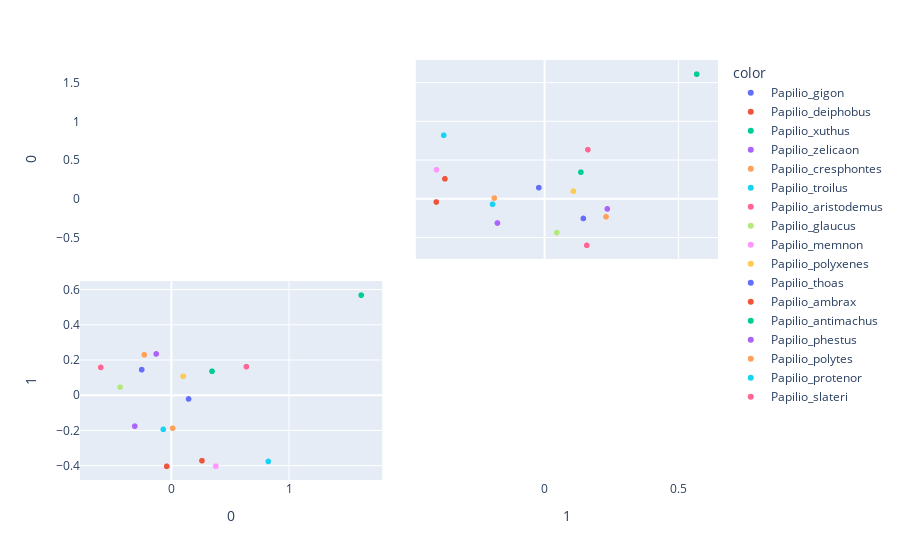

The notebook cell saved with this chart:
### Code cell
def phylo_PCA(tree, data):
    # Get phylogenetic covariance matrix
    C = generate_C(tree)
    n = C.shape[0]
    # Get estimated ancestral values
    # a = [(1^T · C^{-1} · 1)^{-1} · 1^T · C^{-1} · X]^T
    ones = np.ones((n,1))
    a = (np.linalg.inv(ones.T@np.linalg.inv(C)@ones)@ones.T@np.linalg.inv(C)@data).T
    # Get evolutionary covariance matrix
    # Pp = (n − 1)^{-1} · (X − a^T)^T · C^{-1} · (X − a^T)
    data_cent = (data - a.T)
    P = ((n-1)^(-1))*data_cent.T@np.linalg.inv(C)@data_cent
    # Extract eigenvalues and eigenvectors with SVD
    Up, Sp, Vh = np.linalg.svd(P)
    return Up, Sp, a

def transform_data(features, PCevecs, a):
    # Sp = (X-a) · Up
    centered_features = features - a.T 
    transformed_data = centered_features@PCevecs
    return transformed_data

Ppevecs, Ppevals, a = phylo_PCA(tree, leaf_values)
features = transform_data(leaf_values, Ppevecs, a)

fig = px.scatter_matrix(
    features,
    dimensions=range(2),
    color=my_nodenames_leaves  
)

fig.update_traces(diagonal_visible=False)

fig.show()

### Figure 1 — Plotly figure (JSON) as saved in the notebook; plotly's stock layout.template omitted (floating-point values rounded to 4 significant figures)
{"data": [{"diagonal": {"visible": false}, "dimensions": [{"axis": {"matches": true}, "label": "0", "values": [0.1466]}, {"axis": {"matches": true}, "label": "1", "values": [-0.02028]}], "hovertemplate": "color=Papilio_gigon<br>%{xaxis.title.text}=%{x}<br>%{yaxis.title.text}=%{y}<extra></extra>", "legendgroup": "Papilio_gigon", "marker": {"color": "#636efa", "symbol": "circle"}, "name": "Papilio_gigon", "showlegend": true, "type": "splom"}, {"diagonal": {"visible": false}, "dimensions": [{"axis": {"matches": true}, "label": "0", "values": [-0.03919]}, {"axis": {"matches": true}, "label": "1", "values": [-0.4037]}], "hovertemplate": "color=Papilio_deiphobus<br>%{xaxis.title.text}=%{x}<br>%{yaxis.title.text}=%{y}<extra></extra>", "legendgroup": "Papilio_deiphobus", "marker": {"color": "#EF553B", "symbol": "circle"}, "name": "Papilio_deiphobus", "showlegend": true, "type": "splom"}, {"diagonal": {"visible": false}, "dimensions": [{"axis": {"matches": true}, "label": "0", "values": [0.3463]}, {"axis": {"matches": true}, "label": "1", "values": [0.1372]}], "hovertemplate": "color=Papilio_xuthus<br>%{xaxis.title.text}=%{x}<br>%{yaxis.title.text}=%{y}<extra></extra>", "legendgroup": "Papilio_xuthus", "marker": {"color": "#00cc96", "symbol": "circle"}, "name": "Papilio_xuthus", "showlegend": true, "type": "splom"}, {"diagonal": {"visible": false}, "dimensions": [{"axis": {"matches": true}, "label": "0", "values": [-0.1287]}, {"axis": {"matches": true}, "label": "1", "values": [0.2359]}], "hovertemplate": "color=Papilio_zelicaon<br>%{xaxis.title.text}=%{x}<br>%{yaxis.title.text}=%{y}<extra></extra>", "legendgroup": "Papilio_zelicaon", "marker": {"color": "#ab63fa", "symbol": "circle"}, "name": "Papilio_zelicaon", "showlegend": true, "type": "splom"}, {"diagonal": {"visible": false}, "dimensions": [{"axis": {"matches": true}, "label": "0", "values": [-0.2302]}, {"axis": {"matches": true}, "label": "1", "values": [0.2311]}], "hovertemplate": "color=Papilio_cresphontes<br>%{xaxis.title.text}=%{x}<br>%{yaxis.title.text}=%{y}<extra></extra>", "legendgroup": "Papilio_cresphontes", "marker": {"color": "#FFA15A", "symbol": "circle"}, "name": "Papilio_cresphontes", "showlegend": true, "type": "splom"}, {"diagonal": {"visible": false}, "dimensions": [{"axis": {"matches": true}, "label": "0", "values": [-0.06814]}, {"axis": {"matches": true}, "label": "1", "values": [-0.1931]}], "hovertemplate": "color=Papilio_troilus<br>%{xaxis.title.text}=%{x}<br>%{yaxis.title.text}=%{y}<extra></extra>", "legendgroup": "Papilio_troilus", "marker": {"color": "#19d3f3", "symbol": "circle"}, "name": "Papilio_troilus", "showlegend": true, "type": "splom"}, {"diagonal": {"visible": false}, "dimensions": [{"axis": {"matches": true}, "label": "0", "values": [-0.5999]}, {"axis": {"matches": true}, "label": "1", "values": [0.1593]}], "hovertemplate": "color=Papilio_aristodemus<br>%{xaxis.title.text}=%{x}<br>%{yaxis.title.text}=%{y}<extra></extra>", "legendgroup": "Papilio_aristodemus", "marker": {"color": "#FF6692", "symbol": "circle"}, "name": "Papilio_aristodemus", "showlegend": true, "type": "splom"}, {"diagonal": {"visible": false}, "dimensions": [{"axis": {"matches": true}, "label": "0", "values": [-0.4356]}, {"axis": {"matches": true}, "label": "1", "values": [0.04692]}], "hovertemplate": "color=Papilio_glaucus<br>%{xaxis.title.text}=%{x}<br>%{yaxis.title.text}=%{y}<extra></extra>", "legendgroup": "Papilio_glaucus", "marker": {"color": "#B6E880", "symbol": "circle"}, "name": "Papilio_glaucus", "showlegend": true, "type": "splom"}, {"diagonal": {"visible": false}, "dimensions": [{"axis": {"matches": true}, "label": "0", "values": [0.3787]}, {"axis": {"matches": true}, "label": "1", "values": [-0.403]}], "hovertemplate": "color=Papilio_memnon<br>%{xaxis.title.text}=%{x}<br>%{yaxis.title.text}=%{y}<extra></extra>", "legendgroup": "Papilio_memnon", "marker": {"color": "#FF97FF", "symbol": "circle"}, "name": "Papilio_memnon", "showlegend": true, "type": "splom"}, {"diagonal": {"visible": false}, "dimensions": [{"axis": {"matches": true}, "label": "0", "values": [0.1003]}, {"axis": {"matches": true}, "label": "1", "values": [0.1089]}], "hovertemplate": "color=Papilio_polyxenes<br>%{xaxis.title.text}=%{x}<br>%{yaxis.title.text}=%{y}<extra></extra>", "legendgroup": "Papilio_polyxenes", "marker": {"color": "#FECB52", "symbol": "circle"}, "name": "Papilio_polyxenes", "showlegend": true, "type": "splom"}, {"diagonal": {"visible": false}, "dimensions": [{"axis": {"matches": true}, "label": "0", "values": [-0.2521]}, {"axis": {"matches": true}, "label": "1", "values": [0.1464]}], "hovertemplate": "color=Papilio_thoas<br>%{xaxis.title.text}=%{x}<br>%{yaxis.title.text}=%{y}<extra></extra>", "legendgroup": "Papilio_thoas", "marker": {"color": "#636efa", "symbol": "circle"}, "name": "Papilio_thoas", "showlegend": true, "type": "splom"}, {"diagonal": {"visible": false}, "dimensions": [{"axis": {"matches": true}, "label": "0", "values": [0.2606]}, {"axis": {"matches": true}, "label": "1", "values": [-0.3715]}], "hovertemplate": "color=Papilio_ambrax<br>%{xaxis.title.text}=%{x}<br>%{yaxis.title.text}=%{y}<extra></extra>", "legendgroup": "Papilio_ambrax", "marker": {"color": "#EF553B", "symbol": "circle"}, "name": "Papilio_ambrax", "showlegend": true, "type": "splom"}, {"diagonal": {"visible": false}, "dimensions": [{"axis": {"matches": true}, "label": "0", "values": [1.615]}, {"axis": {"matches": true}, "label": "1", "values": [0.5703]}], "hovertemplate": "color=Papilio_antimachus<br>%{xaxis.title.text}=%{x}<br>%{yaxis.title.text}=%{y}<extra></extra>", "legendgroup": "Papilio_antimachus", "marker": {"color": "#00cc96", "symbol": "circle"}, "name": "Papilio_antimachus", "showlegend": true, "type": "splom"}, {"diagonal": {"visible": false}, "dimensions": [{"axis": {"matches": true}, "label": "0", "values": [-0.3111]}, {"axis": {"matches": true}, "label": "1", "values": [-0.175]}], "hovertemplate": "color=Papilio_phestus<br>%{xaxis.title.text}=%{x}<br>%{yaxis.title.text}=%{y}<extra></extra>", "legendgroup": "Papilio_phestus", "marker": {"color": "#ab63fa", "symbol": "circle"}, "name": "Papilio_phestus", "showlegend": true, "type": "splom"}, {"diagonal": {"visible": false}, "dimensions": [{"axis": {"matches": true}, "label": "0", "values": [0.01173]}, {"axis": {"matches": true}, "label": "1", "values": [-0.1867]}], "hovertemplate": "color=Papilio_polytes<br>%{xaxis.title.text}=%{x}<br>%{yaxis.title.text}=%{y}<extra></extra>", "legendgroup": "Papilio_polytes", "marker": {"color": "#FFA15A", "symbol": "circle"}, "name": "Papilio_polytes", "showlegend": true, "type": "splom"}, {"diagonal": {"visible": false}, "dimensions": [{"axis": {"matches": true}, "label": "0", "values": [0.825]}, {"axis": {"matches": true}, "label": "1", "values": [-0.3758]}], "hovertemplate": "color=Papilio_protenor<br>%{xaxis.title.text}=%{x}<br>%{yaxis.title.text}=%{y}<extra></extra>", "legendgroup": "Papilio_protenor", "marker": {"color": "#19d3f3", "symbol": "circle"}, "name": "Papilio_protenor", "showlegend": true, "type": "splom"}, {"diagonal": {"visible": false}, "dimensions": [{"axis": {"matches": true}, "label": "0", "values": [0.638]}, {"axis": {"matches": true}, "label": "1", "values": [0.1633]}], "hovertemplate": "color=Papilio_slateri<br>%{xaxis.title.text}=%{x}<br>%{yaxis.title.text}=%{y}<extra></extra>", "legendgroup": "Papilio_slateri", "marker": {"color": "#FF6692", "symbol": "circle"}, "name": "Papilio_slateri", "showlegend": true, "type": "splom"}], "layout": {"dragmode": "select", "legend": {"title": {"text": "color"}, "tracegroupgap": 0}, "margin": {"t": 60}}}
